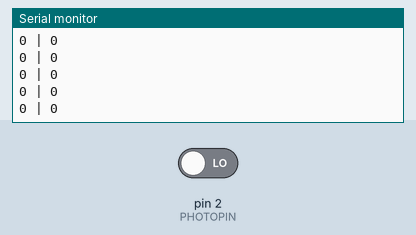
Recording of a sketch running on a simulated Arduino Uno, built with avr-gcc and run on an emulated ATmega328P. Shown: the last lines printed to the serial monitor. Inputs (shaded band) come from the test bench; at power-on: pin 2 (PHOTOPIN) LOW.

Above: at 1.2 s.
1.3 s: pin 2 (PHOTOPIN) driven HIGH
At 2.1 s:
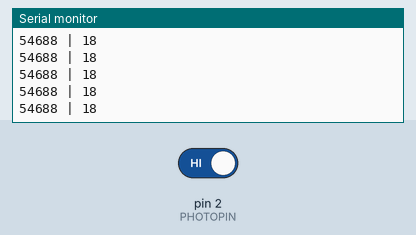
2.8 s: pin 2 (PHOTOPIN) driven LOW
At 3.8 s:
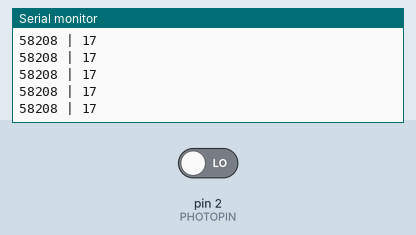
Timing chart, 0 to 5.8 s (numbered marks = the images above; inputs shaded):
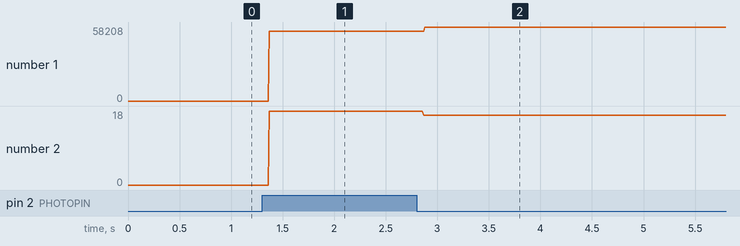

The sketch:

Exp6a4.ino
```cpp
#define PHOTOPIN 2

unsigned int now = 0;
unsigned int start = 0;
unsigned int periode = 0;
unsigned int freq = 0;

void setup() {
  Serial.begin(9600);

  attachInterrupt(digitalPinToInterrupt(PHOTOPIN), Rec_Interrupt, CHANGE);
}

void loop() {
  Serial.print(periode);
  Serial.print(" | ");
  Serial.println(freq);
}


void Rec_Interrupt() {
  now = micros();
  periode = now - start;
  start = now;
  freq = 1000000/periode;
}
```

Measured:
- after the input at 1.3 s, the serial monitor: prints a new line after 0.07 s (image 1)
- after the input at 2.8 s, the serial monitor: prints a new line after 0.07 s (image 2)
- plotted number 1: 0 → 54688 after the input at 1.3 s, 54688 → 58208 after the input at 2.8 s
- plotted number 2: 0 → 18 after the input at 1.3 s, 18 → 17 after the input at 2.8 s
